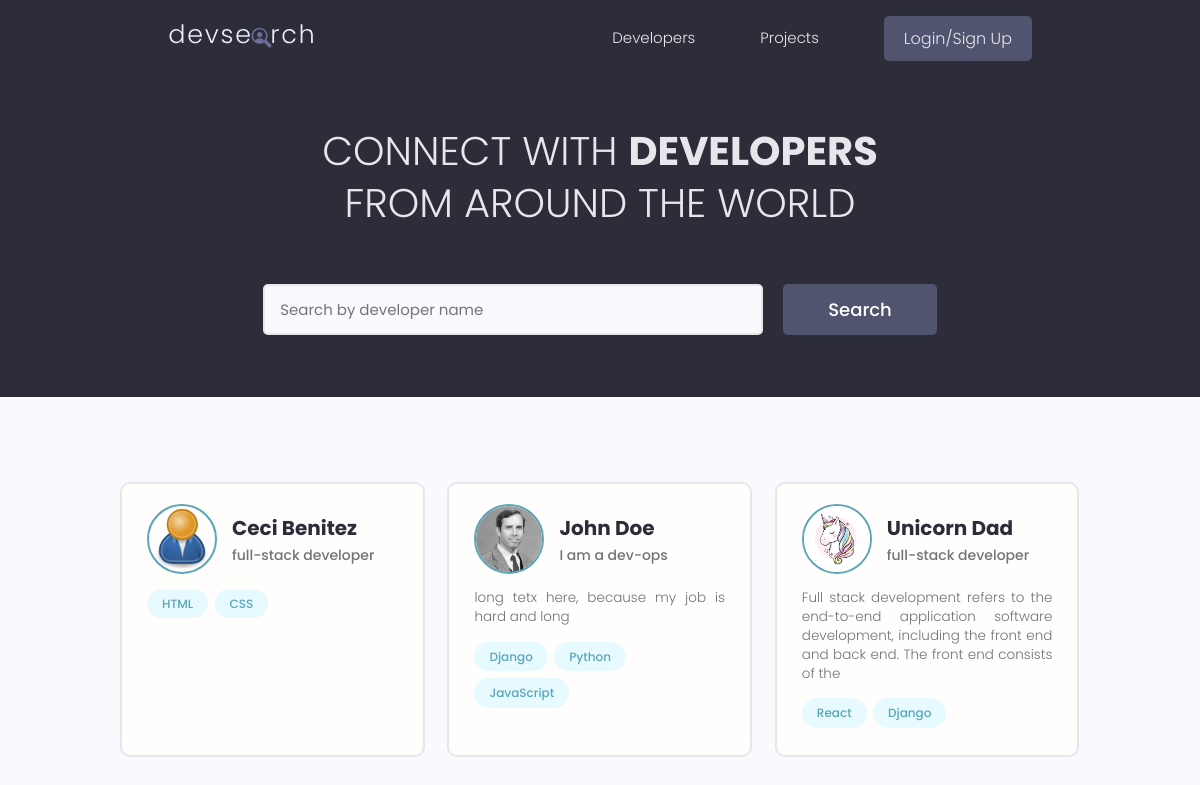
The app's page /, older data.
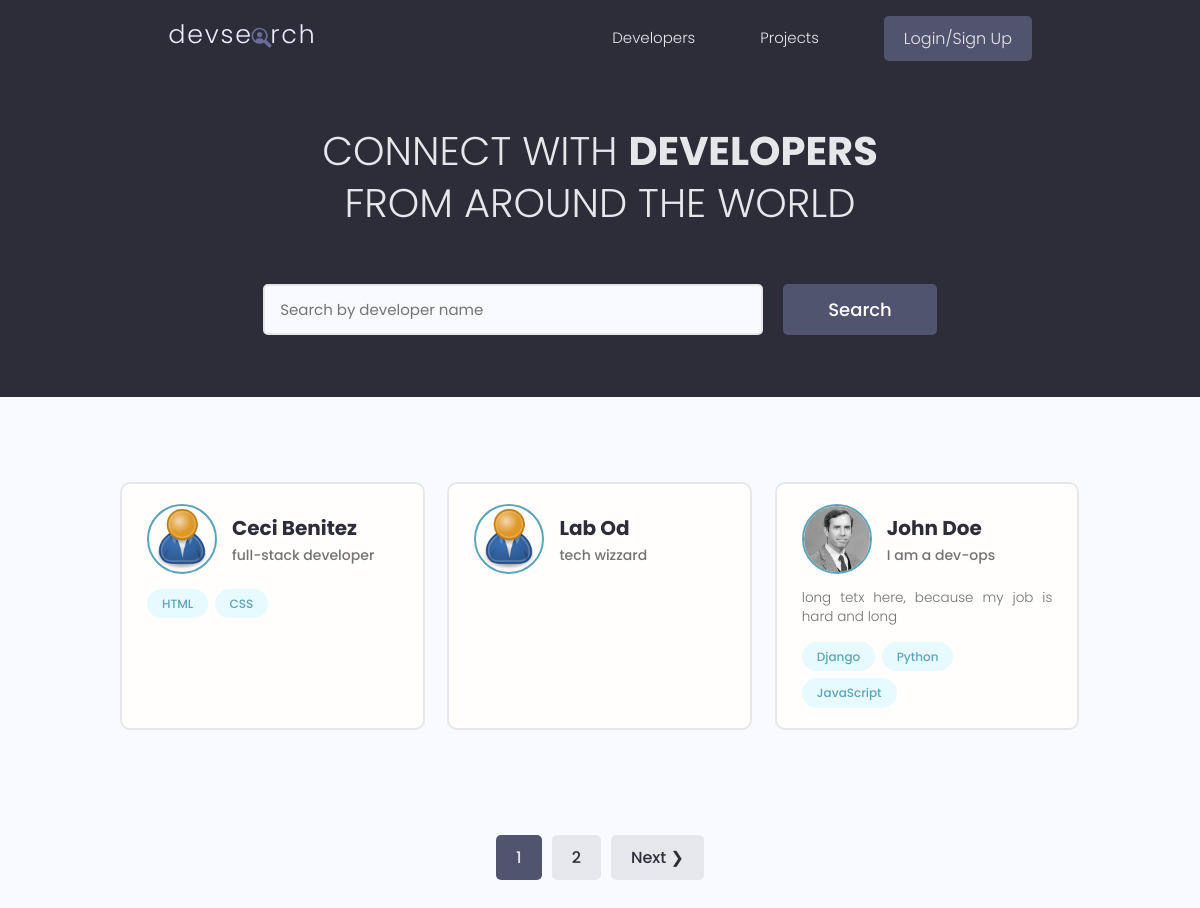
The same page, newer data.
### users/models.py (models this page shows, shortened)
class Profile(models.Model):
    user = models.OneToOneField(User, on_delete=models.CASCADE, null=True, blank=True)
    name = models.CharField(max_length=200, null=True, blank=True)
    email = models.EmailField(max_length=500, null=True, blank=True)
    username = models.CharField(max_length=200, null=True, blank=True)
    location = models.CharField(max_length=200, null=True, blank=True)
    short_intro = models.CharField(max_length=200, null=True, blank=True)
    bio = models.TextField(null=True, blank=True)
    profile_image = models.ImageField(null=True, blank=True, upload_to="profiles/", default="profiles/user-default.png")
    social_github = models.CharField(max_length=200, null=True, blank=True)
    social_twitter = models.CharField(max_length=200, null=True, blank=True)
    social_linkedin = models.CharField(max_length=200, null=True, blank=True)
    social_youtube = models.CharField(max_length=200, null=True, blank=True)
    social_website = models.CharField(max_length=200, null=True, blank=True)
    created = models.DateTimeField(auto_now_add=True)
    id = models.UUIDField(default=uuid.uuid4, unique=True, primary_key=True, editable=False)

class Skill(models.Model):
    owner = models.ForeignKey(Profile, on_delete=models.CASCADE, null=True, blank=True)
    name = models.CharField(max_length=200, null=True, blank=True)
    description = models.TextField(null=True, blank=True)
    created = models.DateTimeField(auto_now_add=True)
    id = models.UUIDField(default=uuid.uuid4, unique=True, primary_key=True, editable=False)
    def __str__(self):
        return str(self.name)

### users/views.py (the view)
# urls.py: path('', views.profiles, name="profiles"),
def profiles(request):
    profiles, search_query = search_profiles(request)
    custom_range, profiles = paginate_profiles(request, profiles, 3)
    context = {"profiles": profiles, "search_query": search_query, "custom_range": custom_range}
    return render(request, "users/profiles.html", context)

### users/utils.py (called while the page is built)
def paginate_profiles(request, profiles, results):
    page = request.GET.get("page")
    paginator = Paginator(profiles, results)
    try:
        profiles = paginator.page(page)
    except PageNotAnInteger:
        page = 1
        profiles = paginator.page(page)
    except EmptyPage:
        page = paginator.num_pages
        profiles = paginator.page(page)
    left_index = (int(page) - 4)
    if left_index < 1:
        left_index = 1
    right_index = (int(page) + 5)
    if right_index > paginator.num_pages:
        right_index = paginator.num_pages + 1
    custom_range = range(left_index, right_index)
    return custom_range, profiles

def search_profiles(request):
    search_query = ""
    if request.GET.get("search_query"):
        search_query = request.GET.get("search_query")
    skills = Skill.objects.filter(name__icontains=search_query)
    profiles = Profile.objects.distinct().filter(
        Q(name__icontains=search_query) |
        Q(short_intro__icontains=search_query) |
        Q(skill__in=skills)
    )
    return profiles, search_query

### users/templates/users/profiles.html (shortened to what this page needs)
{% extends 'main.html' %} {% block content %}
<main class="home">
  <section class="hero-section text-center">
    <div class="container container--narrow">
      <div class="hero-section__box">
        <h2>CONNECT WITH <span>DEVELOPERS</span></h2>
        <h2>FROM AROUND THE WORLD</h2>
      </div>
      <div class="hero-section__search">
        <form id="searchForm" class="form" action="{% url 'profiles' %}" method="get">
          <div class="form__field">
            <input
              class="input input--text"
              id="formInput#search"
              type="text"
              name="search_query"
              placeholder="Search by developer name"
              value="{{search_query}}"
            />
          </div>
          <input class="btn btn--sub btn--lg" type="submit" value="Search" />
        </form>
      </div>
    </div>
  </section>
  <section class="devlist">
    <div class="container">
      <div class="grid grid--three">
        {% for profile in profiles %}
        <div class="column card">
          <div class="dev">
            <a href="{% url 'user-profile' profile.id %}" class="card__body">
              <div class="dev__profile">
                <img
                  class="avatar avatar--md"
                  src="{{ profile.profile_image.url }}"
                  alt="image"
                />
                <div class="dev__meta">
                  <h3>{{ profile.name }}</h3>
                  <h5>{{ profile.short_intro|slice:"60" }}</h5>
                </div>
              </div>
              <p class="dev__info">{{ profile.bio|slice:"150"}}</p>
              <div class="dev__skills">
                {% for skill in profile.skill_set.all|slice:"5" %}
                <span class="tag tag--pill tag--main">
                  <small>{{ skill }}</small>
                </span>
                {% endfor %}
              </div>
            </a>
          </div>
        </div>
        {% endfor %}
      </div>
    </div>
  </section>
  {% include 'pagination.html' with queryset=profiles custom_range=custom_range %}
</main>
{% endblock content %}

### templates/main.html (shortened to what this page needs)
<!DOCTYPE html>
{% load static %}
<html lang="en">
  <head>
    <link rel="stylesheet" href="{% static 'uikit/styles/uikit.css' %}" />
    <link rel="stylesheet" href="{% static 'styles/app.css' %}" />
    <link rel="stylesheet" href="{% static 'styles/main.css' %}" />
  </head>
  <body>
    {% include 'navbar.html' %}
    {% block content%} {% endblock content%}
  </body>
</html>

### templates/navbar.html (shortened to what this page needs)
{% load static %}
<header class="header">
  <div class="container container--narrow">
    <a href="{% url 'profiles' %}" class="header__logo">
      <img src="{% static 'images/logo.svg' %}" alt="DevSearch Logo" />
    </a>
    <nav class="header__nav">
      <ul class="header__menu">
        <li class="header__menuItem">
          <a href="{% url 'profiles' %}">Developers</a>
        </li>
        <li class="header__menuItem">
          <a href="{% url 'projects' %}">Projects</a>
        </li>
        {% if request.user.is_authenticated %}
        <li class="header__menuItem"><a href="{% url 'inbox' %}">Inbox</a></li>
        <li class="header__menuItem">
          <a href="{% url 'account' %}">Account</a>
        </li>
        <li class="header__menuItem">
          <a href="{% url 'logout' %}" class="btn btn--sub">Logout</a>
        </li>
        {% else %}
        <li class="header__menuItem">
          <a href="{% url 'login' %}" class="btn btn--sub">Login/Sign Up</a>
        </li>
        {% endif %}
      </ul>
    </nav>
  </div>
</header>

### templates/pagination.html (shortened to what this page needs)
{% if queryset.has_other_pages %}
<div class="pagination">
  <ul class="container">
    {% for page in custom_range %}
    {% if page == queryset.number %}
    <li><a href="?page={{page}}" class="btn btn--sub page-link" data-page="{{page}}">{{page}}</a></li>
    {% else %}
    <li><a href="?page={{page}}" class="btn page-link" data-page="{{page}}">{{page}}</a></li>
    {% endif %}
    {% endfor %}
    {% if queryset.has_next %}
    <li><a href="?page={{queryset.next_page_number}}" class="btn page-link" data-page="{{queryset.next_page_number}}">Next &#10095;</a></li>
    {% endif %}
  </ul>
</div>
{% endif %}

### static/styles/app.css (style rules this page uses)
:root { --color-sub: #2d2d39; }
.btn--sub { background-color: var(--color-sub-light); }
.card { border: 2px solid var(--color-light); }
img { width: 100%; }
.header { position: sticky; z-index: 111; background-color: var(--color-sub); padding: 1.5rem 0; }
.header > .container { display: flex; justify-content: space-between; align-items: center; }
.header__logo > img { height: 3.8rem; }
.header__nav > ul { display: inline-flex; align-items: center; list-style: none; gap: 6.5rem; }
.header__menuItem > a { color: var(--color-light); font-weight: 300; }
.hero-section { height: 40vh; display: flex; align-items: center; background-color: var(--color-sub); }
.hero-section__box { margin-bottom: 4rem; }
.hero-section__box > h2, .hero-section__box > h2 > span { font-size: 4rem; color: var(--color-light); line-height: 1.3; text-transform: uppercase; }
.hero-section__box > h2 { font-weight: 300; }
.hero-section__box > h2 > span { font-weight: 700; }
.hero-section__search > .form { display: flex; align-items: center; justify-content: center; gap: 2rem; }
.hero-section__search > .form input.input--text { width: 50rem; }
.devlist { margin-top: 8rem; }
.devlist .grid { align-items: stretch; }
.devlist .dev .dev__profile { display: flex; align-items: center; gap: 1.5rem; }
.devlist .dev .dev__meta h3 { color: var(--color-sub); font-size: 2rem; font-weight: 700; }
.devlist .dev .dev__meta h5 { color: var(--color-text); font-size: 1.4rem; font-weight: 500; }
.devlist .dev .dev__info { margin: 1.5rem 0; font-size: 1.35rem; line-height: 1.4; text-align: justify; }
.pagination { margin-top: 8rem; margin-bottom: 10rem; }
.pagination > ul { flex-wrap: wrap; list-style: none; display: flex; align-items: center; justify-content: center; gap: 1rem; }
.pagination .btn { color: var(--color-sub); }
.pagination .btn.btn--sub { color: var(--color-light); }

### static/uikit/styles/modules/_variables.css (style rules this page uses)
:root { --color-main: #5aa5b9; --color-main-light: #e6faff; --color-sub: #3f4156; --color-sub-light: #51546e; --color-sub-lighter: #ededfd; --color-text: #737373; --color-gray: #8b8b8b; --color-light: #e5e7eb; --color-light-gray: #767676; --color-bg: #f8fafd; --color-white: #fffefd; --color-white-light: #f3f3f3; --color-success: #359e64; --color-success-bg: #def8e8; --color-error: #fc4b0b; --color-error-bg: #fff2ee; --font-base: 'Poppins', arial, helvetica, 'Segoe UI', roboto, ubuntu, sans-serif; --font-monospace: 'Fira Code', 'Courier New', courier, monospace; --font-regular: 300; --font-medium: 500; --font-bold: 700; --generic-shadow: 1px 1px 5px #00000010; --generic-transition: all 0.3s ease-in-out; }

### static/uikit/styles/modules/_base.css (style rules this page uses)
* { margin: 0; padding: 0; box-sizing: border-box; text-rendering: optimizeLegibility; color: inherit; font-size: inherit; }
html { font-size: 50%; }
@media only screen and (min-width: 480px) { html { font-size: 56.25%; } }
@media only screen and (min-width: 1200px) { html { font-size: 62.5%; } }
body { line-height: 1.6; font-weight: 400; font-size: 1.5rem; color: var(--color-text); background-color: var(--color-bg); min-height: 100vh; }

### static/uikit/styles/modules/_typography.css (style rules this page uses)
* { font-family: var(--font-base); }
h2 { font-size: 3.6rem; font-weight: var(--font-bold); }
h3 { font-size: 3.2rem; font-weight: var(--font-medium); }
h5 { font-size: 2.4rem; font-weight: var(--font-medium); }
h5, h6 { font-weight: var(--font-regular); }
p, span, strong { font-size: 1.6rem; color: var(--color-text); font-weight: var(--font-regular); }
a { padding-bottom: 2px; text-decoration: none; display: inline-block; color: var(--color-main); font-weight: var(--font-medium); }

### static/uikit/styles/modules/_utilities.css (style rules this page uses)
.container { width: 92%; max-width: 165rem; margin: 0 auto; box-sizing: border-box; }
.container--narrow { width: 92%; max-width: 120rem; }
@media screen and (min-width: 1000px) { .container { width: 90%; } }
@media screen and (min-width: 1000px) { .container--narrow { width: 85%; } }
@media screen and (min-width: 1200px) { .container { width: 80%; } }
@media screen and (min-width: 1200px) { .container--narrow { width: 72%; } }
.text-center { text-align: center; }

### static/uikit/styles/modules/_avatar.css (style rules this page uses)
.avatar { border-radius: 50%; border: 2px solid var(--color-main); object-fit: cover; }
.avatar--md { height: 7rem; width: 7rem; }

### static/uikit/styles/modules/_card.css (style rules this page uses)
.card { border-radius: 1rem; background-color: var(--color-white); border: 1.5px solid var(--color-light); width: auto; height: auto; margin-top: 0.5rem; margin-bottom: 0.5rem; overflow: hidden; }
.card__body, .card__header { padding: 2rem 2.5rem; }

Row changes from the older to the newer data that the page shows:
no longer on this page (row unchanged): Profile: profile_image (picture), name "Unicorn Dad", short_intro "full-stack developer", bio "Full stack development refers to the end-to-end application software development, including the front end and back end. The front end consists of the"
no longer on this page (row unchanged): Skill: name "React", shown under "Unicorn Dad"
no longer on this page (row unchanged): Skill: name "Django", shown under "Unicorn Dad"
added Profile: profile_image (placeholder picture), name "Lab Od", short_intro "tech wizzard"
Text that changed along with them:
new list line: "1"
new list line: "2"
text now shown: "Next ❯"
